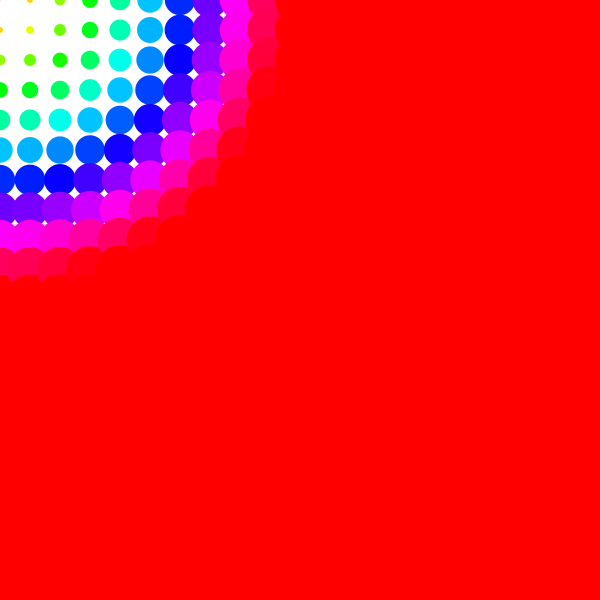
Frame 1 (no input)
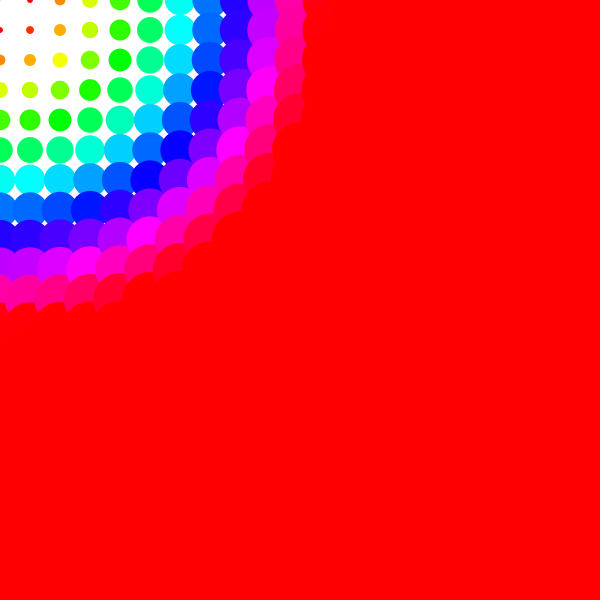
Frame 60 (the mouse pressed at the canvas centre just before this capture)
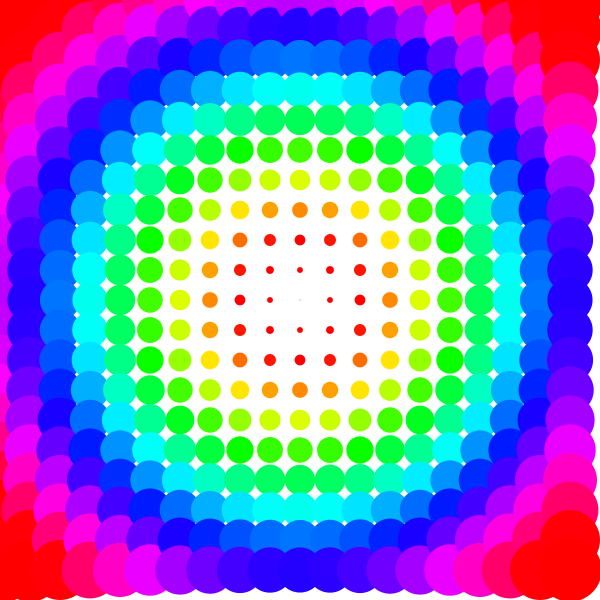
Frame 120 (the mouse held since frame 60 and released just before this capture)

The Processing sketch that drew these frames (run headless with seeded random() and noise(); from frame 60 on, the mouse is pressed at the canvas centre):

// Processing sketch: processing_156319
// ── processing_156319.pde

//FANCY CIRCLES by bryan ma
//bootcamp 2014 

float xpos = 300; 
float ypos = 300; 

void setup() { 
  size(600, 600);
  background(255);
  colorMode(HSB);   
  noCursor();
}

void draw() {
  background(255);
  //  fill(255,10); 
  //  noStroke(); 
  //  rect(0,0,width,height); 

  stroke(0);

  //  ellipse(xpos-50, ypos, 10, 10);
  //  ellipse(xpos-30, ypos, 10, 10);
  //  ellipse(xpos-10, ypos, 10, 10);
  //  ellipse(xpos+10, ypos, 10, 10);
  //  ellipse(xpos+30, ypos, 10, 10);
  //  ellipse(xpos+50, ypos, 10, 10);
  //  
  //  for ( int i = 0; i < 200; i += 25 ) {
  //    ellipse(xpos+i, ypos, 10, 10);
  //  }

  noSmooth(); 

  float pulse = sin(frameCount * 0.1) * 100; 

  noStroke();
  fill(100);
  for ( int i = 0; i < width; i += 30) {
    for ( int j = 0; j < height; j += 30) {

      float distance = dist(i, j, mouseX, mouseY);
      float hue = map(distance, 0, 300, 0, 255);
      float s = map(distance, 0, 300, 1, 50);
      //      float w = map(mouseX, 0, width, 1, 20);
      //      float h = map(mouseY, 0, height, 1, 20); 
      //     
      fill(hue + pulse, 255, 255); 
      ellipse(i, j, s, s);
    }
  }

  /*
  beginShape();
   vertex(xpos-10, ypos-10); 
   vertex(xpos-20, ypos);
   vertex(xpos, ypos+20); 
   vertex(xpos+20, ypos);
   vertex(xpos+10, ypos-20);
   endShape(CLOSE);
   */


  if (keyPressed == true) {
    if (key == 'w') {
      ypos -= 10; 
      //do something
    } 
    else if (key == 'a') {
      xpos -= 10;
      //do something else
    } 
    else if (key == 's') {
      ypos += 10; 
      //something else
    } 
    else if (key == 'd') {
      //something else 
      xpos += 10;
    } 
    else { 
      xpos = 300;
      ypos = 300;
    }
  }
}

//void mouseDragged() {
//  background(0); 
//  
//} 
//
//void keyReleased() { 
//   background(255);  
//}
